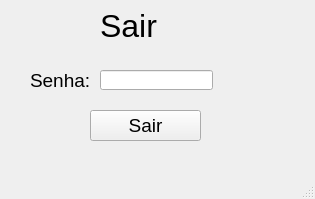
<?xml version="1.0" encoding="UTF-8"?>
<ui version="4.0">
 <class>PnlSairUrna</class>
 <widget class="QMainWindow" name="PnlSairUrna">
  <property name="geometry">
   <rect>
    <x>0</x>
    <y>0</y>
    <width>315</width>
    <height>199</height>
   </rect>
  </property>
  <property name="windowTitle">
   <string>SairUrna</string>
  </property>
  <widget class="QWidget" name="centralwidget">
   <widget class="QLabel" name="LblSairTitulo">
    <property name="geometry">
     <rect>
      <x>100</x>
      <y>10</y>
      <width>111</width>
      <height>31</height>
     </rect>
    </property>
    <property name="font">
     <font>
      <pointsize>24</pointsize>
     </font>
    </property>
    <property name="text">
     <string>Sair</string>
    </property>
   </widget>
   <widget class="QLabel" name="LblSenhaSair">
    <property name="geometry">
     <rect>
      <x>30</x>
      <y>70</y>
      <width>71</width>
      <height>21</height>
     </rect>
    </property>
    <property name="font">
     <font>
      <pointsize>14</pointsize>
     </font>
    </property>
    <property name="text">
     <string>Senha:</string>
    </property>
   </widget>
   <widget class="QLineEdit" name="TxtSenhaSair">
    <property name="geometry">
     <rect>
      <x>100</x>
      <y>70</y>
      <width>113</width>
      <height>20</height>
     </rect>
    </property>
   </widget>
   <widget class="QPushButton" name="BtnSair">
    <property name="geometry">
     <rect>
      <x>90</x>
      <y>110</y>
      <width>111</width>
      <height>31</height>
     </rect>
    </property>
    <property name="font">
     <font>
      <pointsize>14</pointsize>
     </font>
    </property>
    <property name="text">
     <string>Sair</string>
    </property>
   </widget>
  </widget>
  <widget class="QMenuBar" name="menubar">
   <property name="geometry">
    <rect>
     <x>0</x>
     <y>0</y>
     <width>315</width>
     <height>21</height>
    </rect>
   </property>
  </widget>
  <widget class="QStatusBar" name="statusbar"/>
 </widget>
 <resources/>
 <connections/>
</ui>
